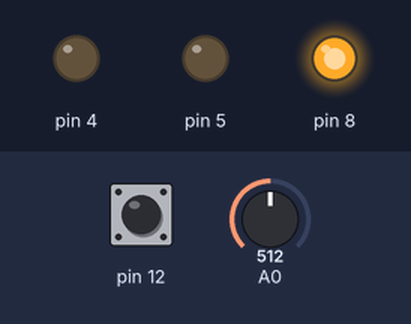
Bench run of a sketch on a simulated Arduino Uno, built with avr-gcc and run on an emulated ATmega328P. Parts: output pins drawn as LEDs (lit = HIGH). The test bench sets the inputs (shaded band); at power-on: pin 12 HIGH, A0 = 512. What the sketch prints to the serial monitor is not drawn.

Above: at 0.1 s.
Timing chart, 0 to 1.6 s (numbered marks = the images above):
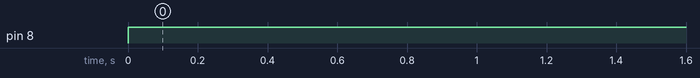

The sketch:

ggsh1.ino
```cpp
void setup() {
  pinMode(A0, INPUT);          // MQ-3 센서
  pinMode(12, INPUT_PULLUP);   // 버튼
  pinMode(8, OUTPUT);          // 릴레이
  pinMode(5, OUTPUT);          // 파랑
  pinMode(4, OUTPUT);          // 빨강
  Serial.begin(9600);
}

void loop() {
  int a = analogRead(A0);
  int b = digitalRead(12);
  int is = 0;

  Serial.print(a);
  Serial.print(" ");
  Serial.print(b);
  Serial.print(" ");

  if (a > 512 && b == 0) {
    is = 1;
    Serial.print("ON");
  } else {
    is = 0;
    Serial.print("OFF");
  }
  Serial.println();

  if (is == 1) {
    digitalWrite(8, LOW);
    digitalWrite(5, HIGH);
    delay(100);
    digitalWrite(5, LOW);
    digitalWrite(4, HIGH);
    delay(100);
    digitalWrite(4, LOW);
  } else {
    digitalWrite(8, HIGH);
    digitalWrite(5, LOW);
    digitalWrite(4, LOW);
  }

  delay(1000);

}
```

Measured:
- by itself, pin 8: LOW → HIGH at 0.00 s
